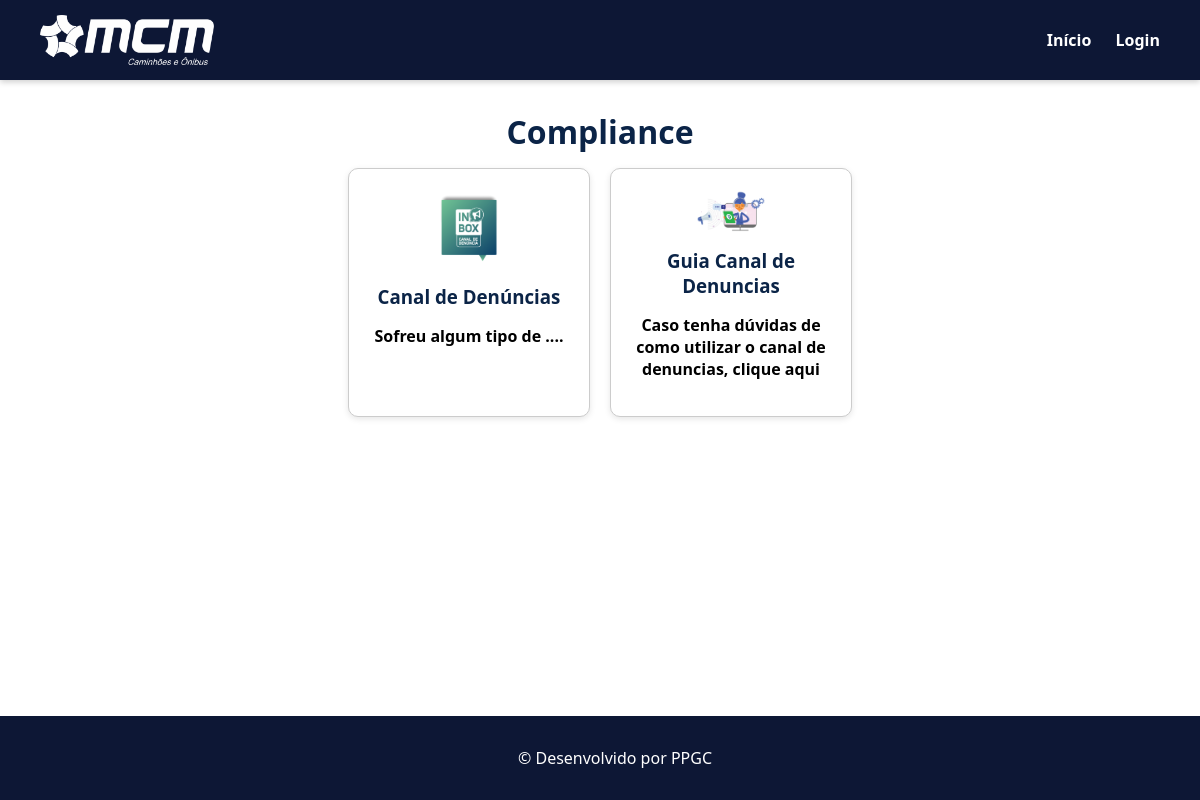
The page /compliance on the database its author committed.
### models/models.py (models this page shows)
class Compliance(db.Model):
    id = db.Column(db.Integer, primary_key=True)
    titulo = db.Column(db.String(100), nullable=False)
    descricao = db.Column(db.Text, nullable=False)
    link = db.Column(db.String(255))
    link_denuncias = db.Column(db.String(255))
    icone = db.Column(db.String(255))
    ativa = db.Column(db.Boolean, default=True)

### routes/compliance.py (the view)
@compliance_bp.route("/compliance")
def listar_compliance():
    compliance = Compliance.query.all()
    return render_template("compliance.html", compliance=compliance)

### templates/compliance.html (shortened to what this page needs)
{% extends "base.html" %}
{% block content %}
<div class="home-container">
    <h1>Compliance</h1>
    <div class="card-container">
        {% for p in compliance %}
            <a href="{{ p.link if p.link else '#' }}" class="card" target="_blank">
                {% if p.icone %}
                    <img src="{{ p.icone }}" alt="{{ p.titulo }}" style="width:80px; margin-bottom:10px;">
                {% endif %}
                <h3>{{ p.titulo }}</h3>
                <p>{{ p.descricao }}</p>
            </a>
        {% else %}
            <p>Nenhum compliance cadastrado.</p>
        {% endfor %}
    </div>
</div>
{% endblock %}

### static/css/style.css (style rules this page uses)
body { font-family: "Segoe UI", Arial, sans-serif; margin: 0; padding: 0; background-color: #ffffff; color: #333; }
a { text-decoration: none; color: inherit; }
h1, h2, h3 { margin: 0 0 15px 0; font-weight: bold; color: #0b2447; text-align: center; }
.home-container { text-align: center; padding: 30px; }
.card-container { display: flex; justify-content: center; flex-wrap: wrap; gap: 20px; }
.card { background: white; border-radius: 10px; padding: 20px; text-align: center; width: 200px; border: 1px solid #ccc; box-shadow: 0 2px 6px rgba(0,0,0,0.1); transition: 0.3s; position: relative; font-weight: bold; color: #000; }

### rows shown on the page
Compliance: shows a picture, titulo "Canal de Denúncias", descricao "Sofreu algum tipo de ...."
Compliance: shows a picture, titulo "Guia Canal de Denuncias", descricao "Caso tenha dúvidas de como utilizar o canal de denuncias, clique aqui"
